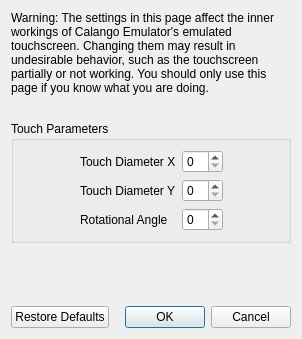
<?xml version="1.0" encoding="UTF-8"?>
<ui version="4.0">
 <class>ConfigureTouchscreenAdvanced</class>
 <widget class="QDialog" name="ConfigureTouchscreenAdvanced">
  <property name="geometry">
   <rect>
    <x>0</x>
    <y>0</y>
    <width>298</width>
    <height>339</height>
   </rect>
  </property>
  <property name="windowTitle">
   <string>Configure Touchscreen</string>
  </property>
  <layout class="QVBoxLayout" name="verticalLayout">
   <item>
    <widget class="QLabel" name="label_2">
     <property name="minimumSize">
      <size>
       <width>280</width>
       <height>0</height>
      </size>
     </property>
     <property name="text">
      <string>Warning: The settings in this page affect the inner workings of Calango Emulator's emulated touchscreen. Changing them may result in undesirable behavior, such as the touchscreen partially or not working. You should only use this page if you know what you are doing.</string>
     </property>
     <property name="wordWrap">
      <bool>true</bool>
     </property>
    </widget>
   </item>
   <item>
    <spacer name="verticalSpacer_2">
     <property name="orientation">
      <enum>Qt::Vertical</enum>
     </property>
     <property name="sizeType">
      <enum>QSizePolicy::Fixed</enum>
     </property>
     <property name="sizeHint" stdset="0">
      <size>
       <width>20</width>
       <height>20</height>
      </size>
     </property>
    </spacer>
   </item>
   <item>
    <widget class="QGroupBox" name="gridGroupBox">
     <property name="title">
      <string>Touch Parameters</string>
     </property>
     <layout class="QGridLayout" name="gridLayout">
      <item row="0" column="0">
       <spacer name="horizontalSpacer">
        <property name="orientation">
         <enum>Qt::Horizontal</enum>
        </property>
        <property name="sizeHint" stdset="0">
         <size>
          <width>40</width>
          <height>20</height>
         </size>
        </property>
       </spacer>
      </item>
      <item row="1" column="1">
       <widget class="QLabel" name="label_4">
        <property name="text">
         <string>Touch Diameter Y</string>
        </property>
       </widget>
      </item>
      <item row="0" column="3">
       <spacer name="horizontalSpacer_2">
        <property name="orientation">
         <enum>Qt::Horizontal</enum>
        </property>
        <property name="sizeHint" stdset="0">
         <size>
          <width>40</width>
          <height>20</height>
         </size>
        </property>
       </spacer>
      </item>
      <item row="0" column="1">
       <widget class="QLabel" name="label_3">
        <property name="text">
         <string>Touch Diameter X</string>
        </property>
       </widget>
      </item>
      <item row="2" column="1">
       <widget class="QLabel" name="label_5">
        <property name="text">
         <string>Rotational Angle</string>
        </property>
       </widget>
      </item>
      <item row="0" column="2">
       <widget class="QSpinBox" name="diameter_x_box"/>
      </item>
      <item row="1" column="2">
       <widget class="QSpinBox" name="diameter_y_box"/>
      </item>
      <item row="2" column="2">
       <widget class="QSpinBox" name="angle_box"/>
      </item>
     </layout>
    </widget>
   </item>
   <item>
    <spacer name="verticalSpacer">
     <property name="orientation">
      <enum>Qt::Vertical</enum>
     </property>
     <property name="sizeHint" stdset="0">
      <size>
       <width>20</width>
       <height>40</height>
      </size>
     </property>
    </spacer>
   </item>
   <item>
    <layout class="QHBoxLayout" name="horizontalLayout">
     <item>
      <widget class="QPushButton" name="restore_defaults_button">
       <property name="text">
        <string>Restore Defaults</string>
       </property>
      </widget>
     </item>
     <item>
      <widget class="QDialogButtonBox" name="buttonBox">
       <property name="standardButtons">
        <set>QDialogButtonBox::Cancel|QDialogButtonBox::Ok</set>
       </property>
      </widget>
     </item>
    </layout>
   </item>
  </layout>
 </widget>
 <resources/>
 <connections>
  <connection>
   <sender>buttonBox</sender>
   <signal>accepted()</signal>
   <receiver>ConfigureTouchscreenAdvanced</receiver>
   <slot>accept()</slot>
  </connection>
  <connection>
   <sender>buttonBox</sender>
   <signal>rejected()</signal>
   <receiver>ConfigureTouchscreenAdvanced</receiver>
   <slot>reject()</slot>
   </connection>
 </connections>
</ui>
